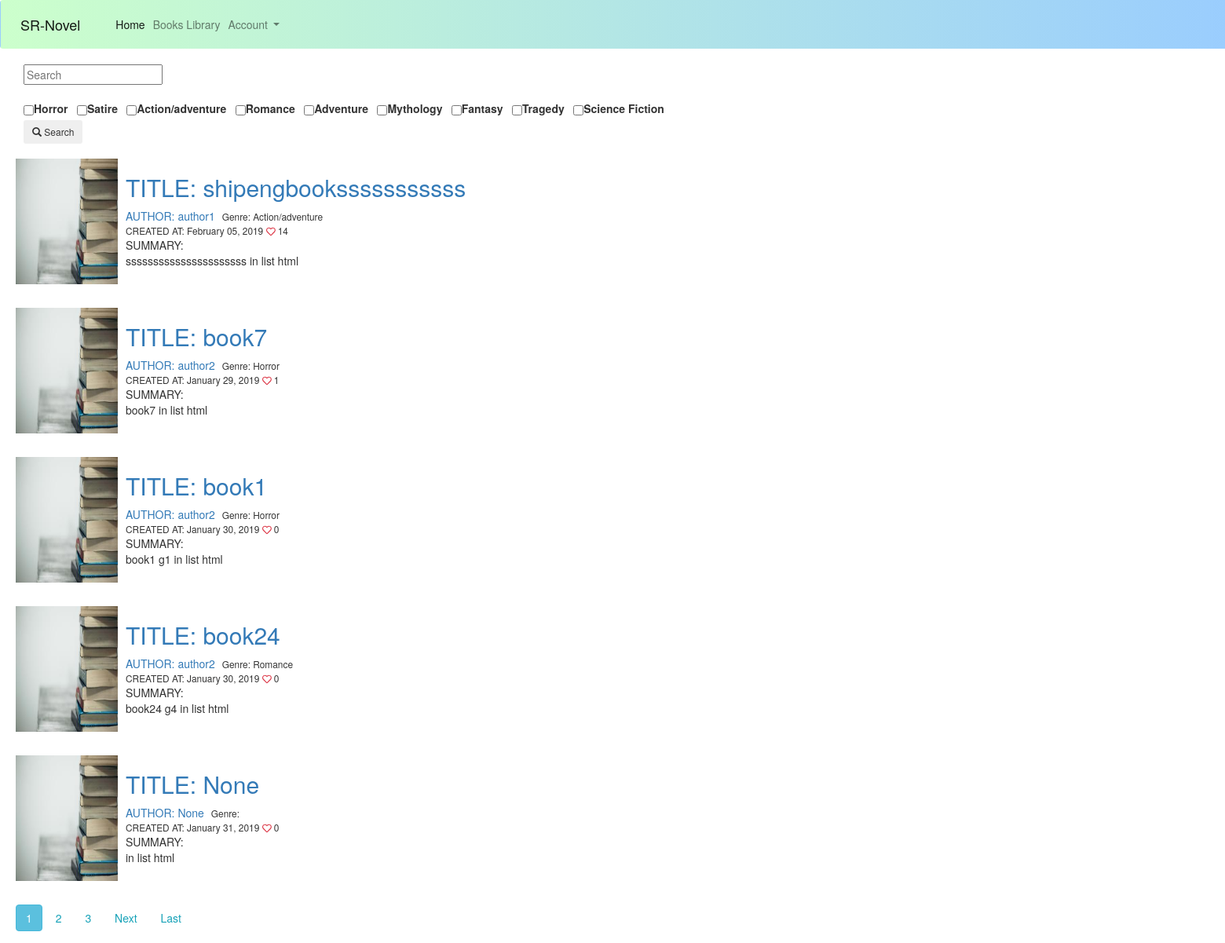
Page /application/books/ on the committed database.
### application/models.py (models this page shows, shortened)
class Genre(models.Model):
    name = models.CharField(max_length=200, help_text='Enter a book genre (e.g. Science Fiction)')
    def __str__(self):
        return '%s' % (self.name)

class Book(models.Model):
    title = models.CharField(max_length=200,blank=True, null=True)
    author = models.ForeignKey('Author', on_delete=models.SET_NULL,blank=True, null=True)
    summary = models.TextField(max_length=1000, help_text='Enter a brief description of the book')
    isbn = models.CharField('ISBN', max_length=13, help_text='13 Character <a href="https://www.isbn-international.org/content/what-isbn">ISBN number</a>')
    genre = models.ManyToManyField(Genre, help_text='Select multiple genres for this book')
    wordCount = models.IntegerField(default=0)
    chapterCount = models.IntegerField(default=0,blank=True,null=True)
    bookFile = models.FileField(blank=True, null=True,upload_to='book_files')
    like = models.IntegerField(default=0,blank=True,null=True)
    date_uploaded = models.DateTimeField(default = timezone.now)
    bookImage = models.ImageField(default ='default_book.jpg', upload_to='book_images')
    created_author= models.ForeignKey(User,on_delete=models.SET_NULL, blank=True, null=True)
    class Meta:
        ordering = ['-like', 'chapterCount', 'date_uploaded', '-wordCount']

class Author(models.Model):
    authorName = models.CharField(max_length=200)
    """authorId = models.CharField(max_length=200,blank=True, null=True)"""
    """bookId = models.OneToManyField()" "book of author ownered"""
    def __str__(self):
        return '%s' % (self.authorName)

### application/views.py (the view, shortened to what this page needs)
# urls.py: path('books/', BookListView.as_view(),name='booklist'),
class BookListView(ListView):
    model = Book
    template_name= 'application/book_list.html'
    context_object_name='booklist'
    ordering = ['-date_uploaded']
    paginate_by = 5
    searchq=None
    def get_context_data(self, **kwargs):
        context = super(BookListView, self).get_context_data(**kwargs)
        genres = Genre.objects.all()
        context['searchq'] = BookListView.searchq
        context['genre_list']= genres
        return context
    def get_queryset(self):
        query = self.request.GET.getlist("q", None)
        link=None
        qs = Book.objects.all()
        BookListView.searchq= link
        return qs

### application/templates/application/book_list.html (shortened to what this page needs)
{% extends "home_base.html" %}
{% block content %}
	<div id="container">
		<div class="sidenav" style="align-items: left;width: 800px;margin-left: 30px;margin-top: 10px;">
			<form method="GET" action="/application/books/" style="width: 1000px;">
				<input type="text" name="q" placeholder="Search" value ="{{ query|escape }}" style="margin-bottom: 20px;display: inline;">
				<b>
					<div style="width: 1000px;">
						{% for genre in genre_list %}
						<label class="form-check form-check-inline">
							<input type="checkbox" style="margin-left: 0px;margin-right: 0px;" name="q"
							value="{{ genre|escape }}">
							<label class="form-check-label" for="inlineCheckbox2">{{genre}}</label>
						</label>
						{% endfor %}
					</div>
				</b>
				<p>
					<button class="btn btn-sm" type="submit" value="Search"  style="margin-left: 0px;">
					<span class="glyphicon glyphicon-search"></span> Search</button>
				</p>
			</form>
		</div>
		<div id="center" style="margin-left: 20px;margin-top: 10px;width: 900px">
			{% for book in booklist %}
				<article class="media content-section"  style="margin-left">
					<img class="rectangle article-img ml-10 mb-3 mr-3 mt-2" src="{{ book.bookImage.url }}" width="130px" height="160px">
					<div class="media-body ml-10 mb-3 mr-3 mt-2">
						<h2><a class = "article-title" href=" {% url 'book-detail' book.id %} "> TITLE: {{ book.title }} </a></h2>
						<div class="article-metadata">
							<a class="mr-2" href="#">AUTHOR: {{ book.author }}</a>
							<small class="test-muted">Genre: {% for genre in book.genre.all %}
								{{genre}}
							{% endfor %} <br>  CREATED AT: {{ book.date_uploaded|date:"F d, Y" }} <i class="far fa-heart text-danger"></i> {{book.like}} </small>
						</div>
						<p class="article-content">SUMMARY:<br> {{ book.summary }} in list html</p>
					</div>
				</article>
			{% endfor %}
			<div style="width:1500px; margin:0 auto;margin-top: 20px">
				{% if is_paginated %}
					{% for num in page_obj.paginator.page_range %}
						{% if page_obj.number == num %}
							{% if searchq %}
								<a class="btn btn-info mb-4" href="?{{searchq}}&page={{ num }}"> {{ num }}</a>
							{% else %}
								<a class="btn btn-info mb-4" href="?page={{ num }}"> {{ num }}</a>
							{% endif %}
							{% elif num > page_obj.number|add:'-3' and num < page_obj.number|add:'3' %}
							{% if searchq %}
								<a class="btn btn-outline-info mb-4" href="?{{searchq}}&page={{ num }}"> {{ num }}</a>
							{% else %}
								<a class="btn btn-outline-info mb-4" href="?page={{ num }}"> {{ num }}</a>
							{% endif %}
						{% endif %}
					{% endfor %}
					{% if page_obj.has_next %}
						{% if searchq %}
							<a class="btn btn-outline-info mb-4" href="?{{searchq}}&page= {{ page_obj.next_page_number }}">Next</a>
							<a class="btn btn-outline-info mb-4" href="?{{searchq}}&page= {{ page_obj.paginator.num_pages }}">Last</a>
						{% else %}
							<a class="btn btn-outline-info mb-4" href="?page={{ page_obj.next_page_number }}">Next</a>
							<a class="btn btn-outline-info mb-4" href="?page={{ page_obj.paginator.num_pages }}">Last</a>
						{% endif %}
					{% endif%}
				{% endif %}
			</div>
		</div>
	</div>
{% endblock %}

### rows in the picture
Genre: name "Horror"
Genre: name "Satire"
Genre: name "Action/adventure"
Genre: name "Romance"
Genre: name "Adventure"
Genre: name "Mythology"
Genre: name "Fantasy"
Genre: name "Tragedy"
Genre: name "Science Fiction"
Book: bookImage (placeholder picture), title "shipengbooksssssssssss", author "author1", date_uploaded "February 05, 2019", like "14", summary "ssssssssssssssssssssss"
Book: bookImage (placeholder picture), title "book7", author "author2", date_uploaded "January 29, 2019", like "1", summary "book7"
Book: bookImage (placeholder picture), title "book1", author "author2", date_uploaded "January 30, 2019", like "0", summary "book1 g1"
Book: bookImage (placeholder picture), title "book24", author "author2", date_uploaded "January 30, 2019", like "0", summary "book24 g4"
Book: bookImage (placeholder picture), title "None", author "None", date_uploaded "January 31, 2019", like "0"

### other values in the picture
{{ num }} "1"
{{ num }} "2" "3"
